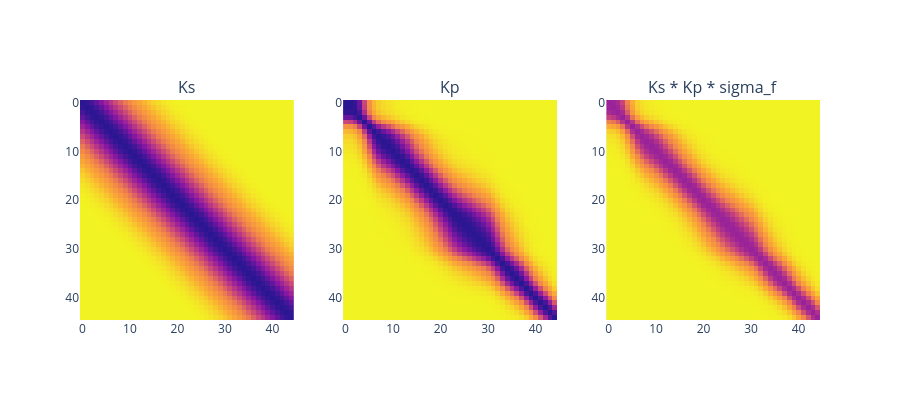

Write notebook code for a chart like this one.
### Code cell
ks_kp_covar(lambda_s = 0.5, lambda_p = 0.08, sigma_f = 0.8, rowcol_index_tuple = (None, 44), ks_ds = mid_points, kp_ds = scaled_hr_scene_bed_tensor)
# Good example:
# ks_kp_covar(lambda_s = 0.6, lambda_p = 0.08, sigma_f = 0.8, rowcol_index_tuple = (None, 44), ks_ds = mid_points, kp_ds = scaled_hr_scene_bed_tensor)
# higher lambda_s improves receptive spatial region. Cut-off point for zero covariance.
# lower lambda_p makes it more sensitive to filter out high pixel correlation values
# output scaling
# ks_kp_covar(lambda_s = 0.99, lambda_p = 0.8, sigma_f = 0.5, rowcol_index_tuple = (1, None), ks_ds = mid_points, kp_ds = scaled_hr_scene_bed_tensor)

### Figure 1 — Plotly figure (JSON) as saved in the notebook; plotly's stock layout.template omitted (floating-point values rounded to 4 significant figures; data arrays with more than 128 entries replaced by an {"elided": "..."} marker saying what was removed)
{"data": [{"colorscale": [[0, "rgb(242, 243, 34)"], [0.25, "rgb(251, 168, 54)"], [0.45, "rgb(240, 130, 77)"], [0.65, "rgb(202, 69, 122)"], [0.85, "rgb(136, 22, 163)"], [1, "rgb(43, 22, 146)"]], "showscale": false, "type": "heatmap", "xaxis": "x", "yaxis": "y", "z": {"elided": "45x45 float values"}, "zmax": 1, "zmin": 0}, {"colorscale": [[0, "rgb(242, 243, 34)"], [0.25, "rgb(251, 168, 54)"], [0.45, "rgb(240, 130, 77)"], [0.65, "rgb(202, 69, 122)"], [0.85, "rgb(136, 22, 163)"], [1, "rgb(43, 22, 146)"]], "showscale": false, "type": "heatmap", "xaxis": "x2", "yaxis": "y2", "z": {"elided": "45x45 float values"}, "zmax": 1, "zmin": 0}, {"colorscale": [[0, "rgb(242, 243, 34)"], [0.25, "rgb(251, 168, 54)"], [0.45, "rgb(240, 130, 77)"], [0.65, "rgb(202, 69, 122)"], [0.85, "rgb(136, 22, 163)"], [1, "rgb(43, 22, 146)"]], "showscale": false, "type": "heatmap", "xaxis": "x3", "yaxis": "y3", "z": {"elided": "45x45 float values"}, "zmax": 1, "zmin": 0}], "layout": {"annotations": [{"font": {"size": 16}, "showarrow": false, "text": "Ks", "x": 0.1444, "xanchor": "center", "xref": "paper", "y": 1, "yanchor": "bottom", "yref": "paper"}, {"font": {"size": 16}, "showarrow": false, "text": "Kp", "x": 0.5, "xanchor": "center", "xref": "paper", "y": 1, "yanchor": "bottom", "yref": "paper"}, {"font": {"size": 16}, "showarrow": false, "text": "Ks * Kp * sigma_f", "x": 0.8556, "xanchor": "center", "xref": "paper", "y": 1, "yanchor": "bottom", "yref": "paper"}], "autosize": false, "height": 400, "width": 900, "xaxis": {"anchor": "y", "domain": [0, 0.2889]}, "xaxis2": {"anchor": "y2", "domain": [0.3556, 0.6444]}, "xaxis3": {"anchor": "y3", "domain": [0.7111, 1]}, "yaxis": {"anchor": "x", "autorange": "reversed", "domain": [0, 1]}, "yaxis2": {"anchor": "x2", "autorange": "reversed", "domain": [0, 1]}, "yaxis3": {"anchor": "x3", "autorange": "reversed", "domain": [0, 1]}}}
